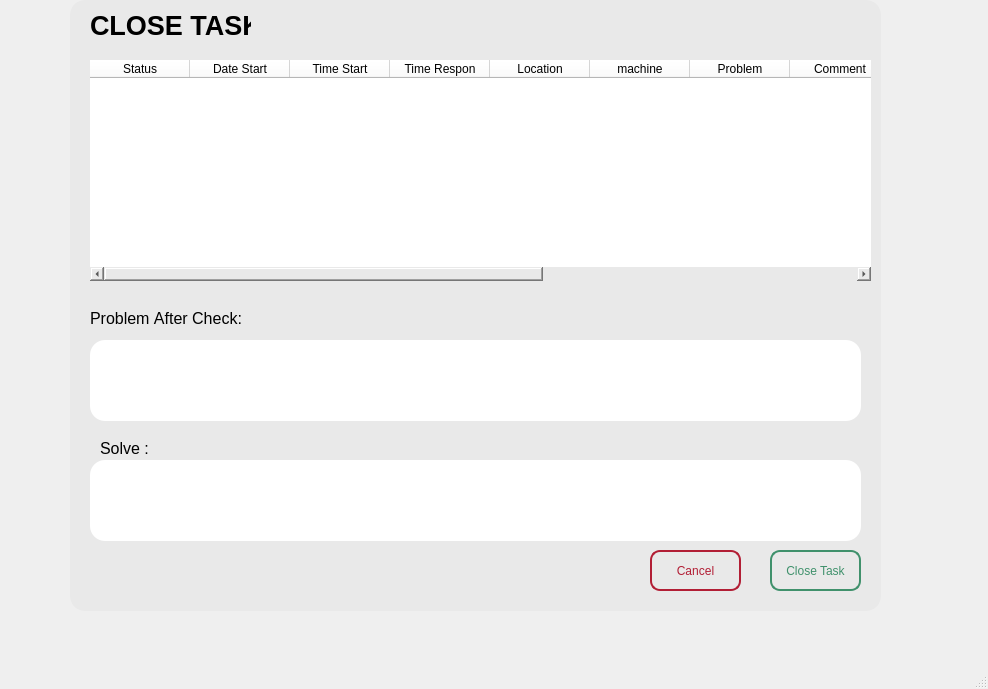
<?xml version="1.0" encoding="UTF-8"?>
<ui version="4.0">
 <class>MainWindow</class>
 <widget class="QMainWindow" name="MainWindow">
  <property name="geometry">
   <rect>
    <x>0</x>
    <y>0</y>
    <width>988</width>
    <height>689</height>
   </rect>
  </property>
  <property name="windowTitle">
   <string>MainWindow</string>
  </property>
  <widget class="QWidget" name="centralwidget">
   <widget class="QFrame" name="frame">
    <property name="geometry">
     <rect>
      <x>70</x>
      <y>0</y>
      <width>811</width>
      <height>611</height>
     </rect>
    </property>
    <property name="styleSheet">
     <string notr="true">background-color: rgb(233, 233, 233);
border-radius:15px;</string>
    </property>
    <property name="frameShape">
     <enum>QFrame::Shape::StyledPanel</enum>
    </property>
    <property name="frameShadow">
     <enum>QFrame::Shadow::Raised</enum>
    </property>
    <widget class="QPushButton" name="closetaskButton">
     <property name="geometry">
      <rect>
       <x>700</x>
       <y>550</y>
       <width>91</width>
       <height>41</height>
      </rect>
     </property>
     <property name="styleSheet">
      <string notr="true">QPushButton{
	color: #40916c;
   border : 2px solid #40916c;
   border-radius :10px;
}
QPushButton:hover{
	color: #40916c;
   border : 2px solid #40916c;
   border-radius :10px;
   background-color : #b7e4c7;
}
QPushButton:pressed{
   	color: #40916c;
   border : 2px solid #40916c;
   border-radius :10px;
   background-color : #2d6a4f;
}

</string>
     </property>
     <property name="text">
      <string>Close Task</string>
     </property>
    </widget>
    <widget class="QPushButton" name="cancelButton">
     <property name="geometry">
      <rect>
       <x>580</x>
       <y>550</y>
       <width>91</width>
       <height>41</height>
      </rect>
     </property>
     <property name="styleSheet">
      <string notr="true">QPushButton{
   color: #b21e35;
   border : 2px solid #b21e35;
   border-radius :10px;
}
QPushButton:hover{
   color: #b21e35;
   border : 2px solid #b21e35;
   border-radius :10px;
   background-color : #ff4d6d;
}
QPushButton:pressed{
   color: #b21e35;
   border : 2px solid #b21e35;
   border-radius :10px;
   background-color :#800f2f ;
}
</string>
     </property>
     <property name="text">
      <string>Cancel</string>
     </property>
    </widget>
    <widget class="QTableWidget" name="tableWidget">
     <property name="geometry">
      <rect>
       <x>20</x>
       <y>60</y>
       <width>781</width>
       <height>221</height>
      </rect>
     </property>
     <property name="styleSheet">
      <string notr="true">background-color: rgb(255, 255, 255);</string>
     </property>
     <column>
      <property name="text">
       <string>Status</string>
      </property>
     </column>
     <column>
      <property name="text">
       <string>Date Start</string>
      </property>
     </column>
     <column>
      <property name="text">
       <string>Time Start</string>
      </property>
     </column>
     <column>
      <property name="text">
       <string>Time Respon</string>
      </property>
     </column>
     <column>
      <property name="text">
       <string>Location</string>
      </property>
     </column>
     <column>
      <property name="text">
       <string>machine</string>
      </property>
     </column>
     <column>
      <property name="text">
       <string>Problem</string>
      </property>
     </column>
     <column>
      <property name="text">
       <string>Comment</string>
      </property>
     </column>
     <column>
      <property name="text">
       <string>problem after check</string>
      </property>
     </column>
     <column>
      <property name="text">
       <string>solve</string>
      </property>
     </column>
     <column>
      <property name="text">
       <string>time finish</string>
      </property>
     </column>
     <column>
      <property name="text">
       <string>namemtc</string>
      </property>
     </column>
    </widget>
    <widget class="QTextEdit" name="probactext">
     <property name="geometry">
      <rect>
       <x>20</x>
       <y>340</y>
       <width>771</width>
       <height>81</height>
      </rect>
     </property>
     <property name="styleSheet">
      <string notr="true">background-color: rgb(255, 255, 255);</string>
     </property>
    </widget>
    <widget class="QLabel" name="label">
     <property name="geometry">
      <rect>
       <x>20</x>
       <y>310</y>
       <width>161</width>
       <height>16</height>
      </rect>
     </property>
     <property name="font">
      <font>
       <pointsize>12</pointsize>
       <bold>false</bold>
       <kerning>false</kerning>
      </font>
     </property>
     <property name="text">
      <string>Problem After Check:</string>
     </property>
    </widget>
    <widget class="QLabel" name="label_2">
     <property name="geometry">
      <rect>
       <x>30</x>
       <y>440</y>
       <width>161</width>
       <height>16</height>
      </rect>
     </property>
     <property name="font">
      <font>
       <pointsize>12</pointsize>
       <bold>false</bold>
      </font>
     </property>
     <property name="text">
      <string>Solve :</string>
     </property>
    </widget>
    <widget class="QTextEdit" name="solvetext">
     <property name="geometry">
      <rect>
       <x>20</x>
       <y>460</y>
       <width>771</width>
       <height>81</height>
      </rect>
     </property>
     <property name="styleSheet">
      <string notr="true">background-color: rgb(255, 255, 255);</string>
     </property>
    </widget>
    <widget class="QLabel" name="label_3">
     <property name="geometry">
      <rect>
       <x>20</x>
       <y>10</y>
       <width>161</width>
       <height>31</height>
      </rect>
     </property>
     <property name="font">
      <font>
       <pointsize>20</pointsize>
       <bold>true</bold>
      </font>
     </property>
     <property name="text">
      <string>CLOSE TASK</string>
     </property>
    </widget>
   </widget>
  </widget>
  <widget class="QMenuBar" name="menubar">
   <property name="geometry">
    <rect>
     <x>0</x>
     <y>0</y>
     <width>988</width>
     <height>33</height>
    </rect>
   </property>
  </widget>
  <widget class="QStatusBar" name="statusbar"/>
 </widget>
 <resources/>
 <connections/>
</ui>
